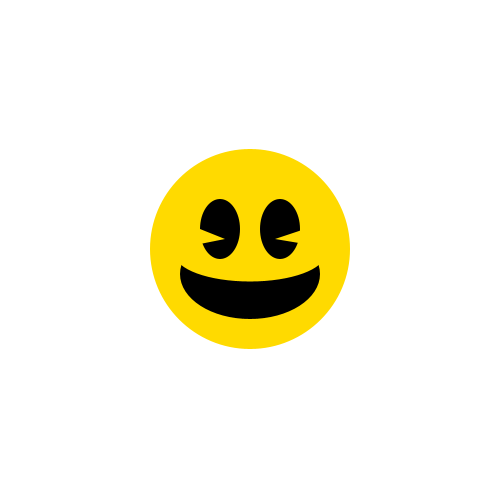
Frame 1 (no input)
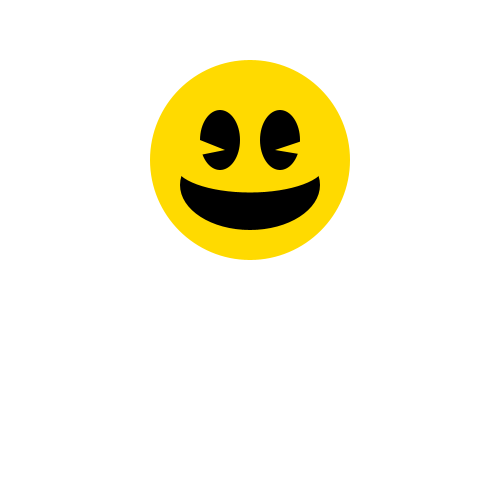
Frame 60 (the mouse pressed at the canvas centre just before this capture)
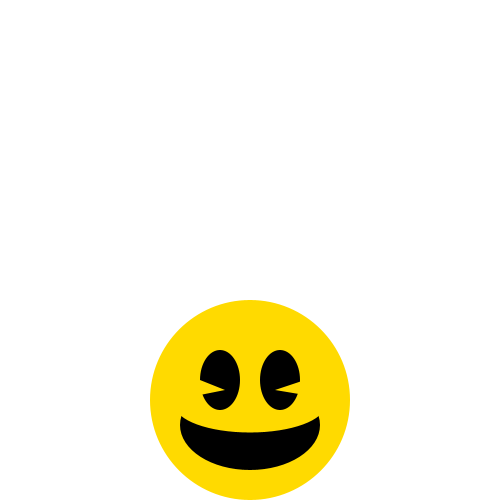
Frame 120 (the mouse held since frame 60 and released just before this capture)

The Processing sketch that drew these frames (run headless with seeded random() and noise(); from frame 60 on, the mouse is pressed at the canvas centre):

// Processing sketch: processing_126789
// ── processing_126789.pde

int monsterY;
int monsterX;

int richting;
int teller = 0;

boolean test = true;

void setup() {
  
  size(500, 500);
  
  monsterX = 250;
  monsterY = 250;
  richting = 10;
}

void draw() {
   monsterY--;
   background(255,255,255);
   
   if(test == true){
    background(255,255,255);
  } 
 
   if (test == false){
    background(0,0,0);
  }
  
  //Het hoofd
  noStroke();
  fill(255, 218, 0);
  ellipseMode(CENTER);
  ellipse(monsterX-0, monsterY, 200, 200);
  
  if(test == true){
    fill(0,255,0);
  } 
 
   if (test == false){
    fill(0,255,0);
  }

  //mond
  fill(0, 0, 0);
  ellipseMode(CENTER);
  ellipse(monsterX-0, monsterY+25, 140, 90);
  
  //monde
  fill(255, 218, 0);
  ellipseMode(CENTER);
  ellipse(monsterX-0, monsterY+5, 150, 55);

  //rechter oog
  fill(0, 0, 0);
  ellipseMode(CENTER);
  ellipse(monsterX+30, monsterY-20, 40, 60);

  fill(255, 218, 0);
  noStroke();
  //                1ste punt           2e punt            3e punt
  triangle(monsterX+25,monsterY-10, monsterX+55,monsterY-5, monsterX+55,monsterY-20);
    

  //linker oog
  fill(0, 0, 0);
  ellipseMode(CENTER);
  ellipse(monsterX-30, monsterY-20, 40, 60);
  
  fill(255, 218, 0);
  noStroke();
  //                1ste punt           2e punt            3e punt
  triangle(monsterX-25,monsterY-10, monsterX-50,monsterY-5, monsterX-50,monsterY-20);
  
  monsterY = monsterY + richting;
  
  if(monsterY > 500 || monsterY < 0) {
    richting = -richting;
    teller = teller + 1;
  }

  if(monsterY == -30) {
    monsterY=530;
  }
  
  if(teller == 10) {
    teller = 0;
    test = !test;
  }

  println("Dit is mijn poppetje");
}
